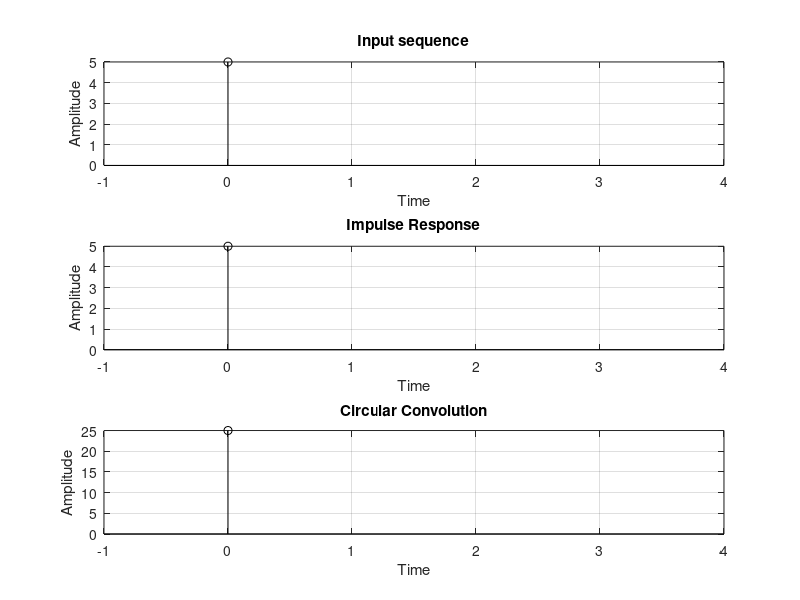

The MATLAB script that drew this image: (Note: this script raises an error after producing the figure.)
clc;
clear;
close all;

x = input('x(n)=');
h = input('h(n)=');

l1 = length(x);
l2 = length(h);

N = max(l1,l2);
x = [x zeros(1, (N-l1))];
h = [h zeros(1, (N-l2))];

% using in-built function
%z = cconv(x,h,N);
%disp(z);

% using the formula 
for n = 1:1:N
    y(n) = 0;
    for k = 1:1:N
        y(n) = y(n) + x(k) * h(mod((n-k), N)+1);
    end
end

n = 0:(N-1);
subplot(3,1,1);
stem(n,x,'k'); grid on;
xlim([-1 4]);
xlabel('Time');
ylabel('Amplitude');
title('Input sequence');

subplot(3,1,2);
stem(n,h,'k'); grid on;
xlim([-1 4]);
xlabel('Time');
ylabel('Amplitude');
title('Impulse Response');

subplot(3,1,3);
stem(n,y,'k'); grid on;
xlim([-1 4]);
xlabel('Time');
ylabel('Amplitude');
title('Circular Convolution');
sgtitle('Suhas KV | PES2UG20EC093')
disp(y);
disp(n);
